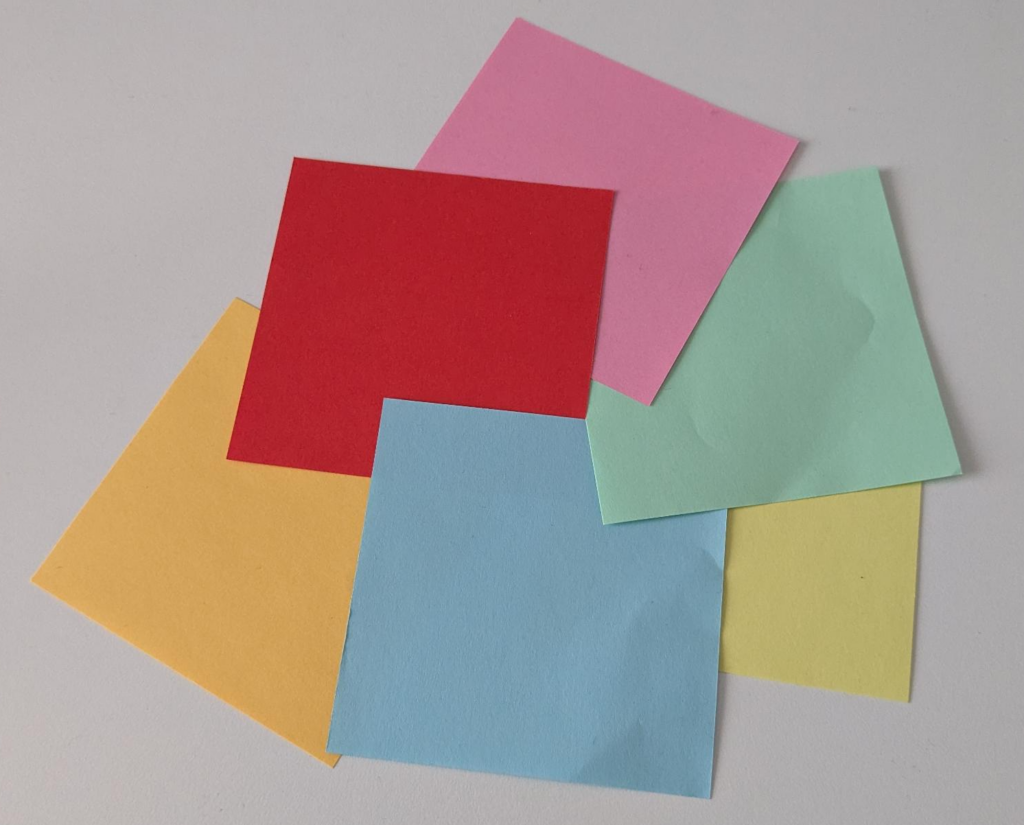
#> input picture images/notes.png, 1024 x 825 px, found by its file name
$ python segmentation.py
#> lines starting #> are read from the running program, lines starting #| are printed output that depends on the picture; after the words box and inside, x2 and y2 are one past the last pixel; in counts of white or black regions, pixels touching at a corner belong together
import cv2
import numpy as np

img_bgr = cv2.imread("images/notes.png")
#> img_bgr is the input picture: shape (825, 1024, 3); mean B, G, R 146.2, 151.3, 169.2
img_hsv = cv2.cvtColor(img_bgr, cv2.COLOR_BGR2HSV)
#> img_hsv: shape (825, 1024, 3); mean H, S, V 93.9, 66.3, 180.7

mask = cv2.inRange(
    src=img_hsv,
    lowerb=np.array([160, 80, 170]),
    upperb=np.array([175, 110, 210]),
)
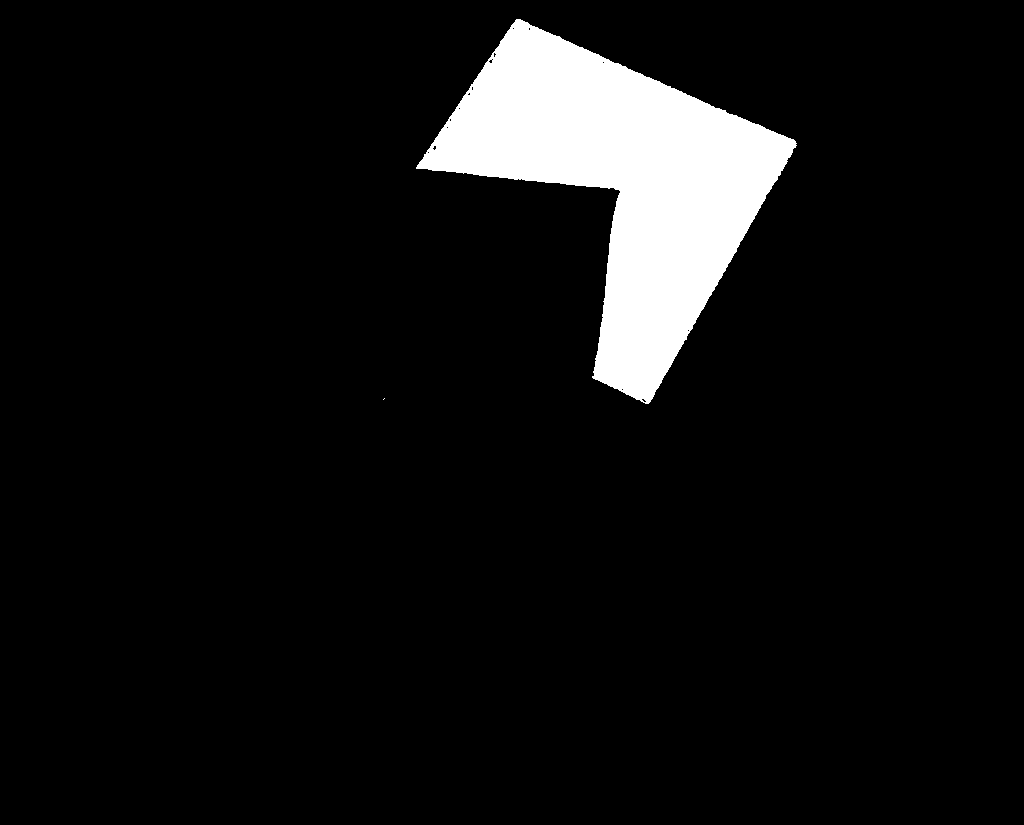
#> mask: shape (825, 1024); 7.1% white; 2 white regions (1 under 20 px), largest, box (x1, y1, x2, y2) and area: (416, 19, 797, 404) 59686

mask_bgr = cv2.cvtColor(mask, cv2.COLOR_GRAY2BGR)
img_bgr_masked = cv2.bitwise_and(img_bgr, img_bgr, mask=mask)
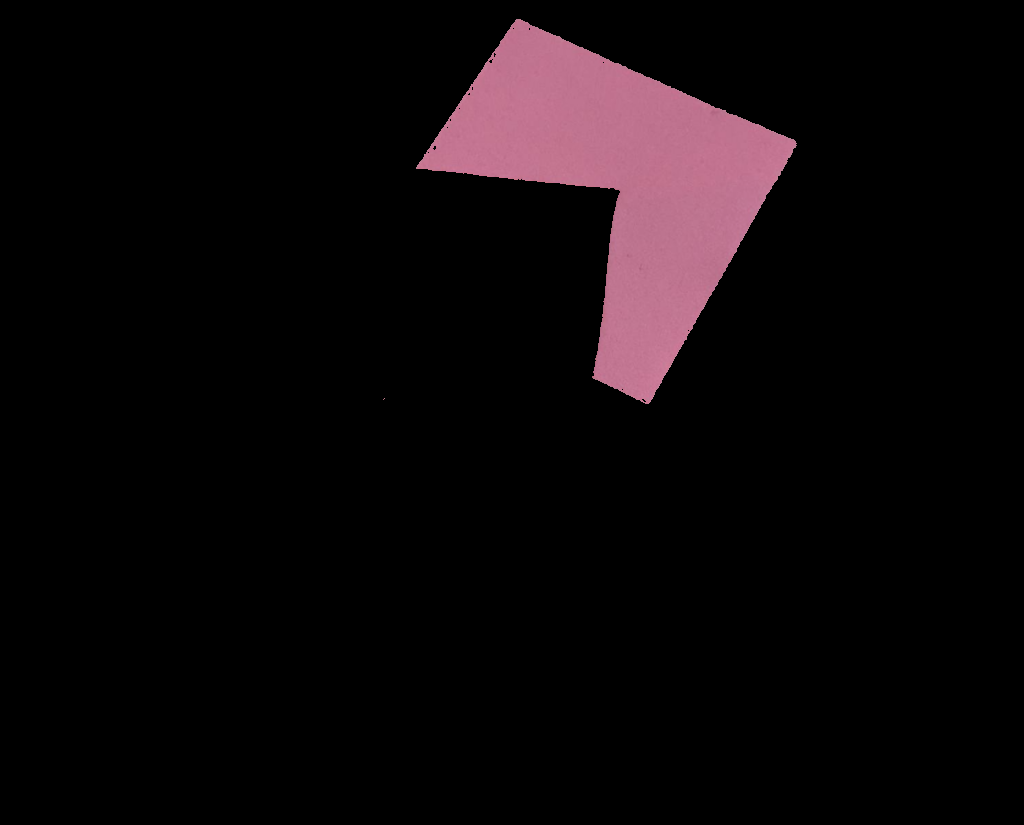
#> img_bgr_masked: shape (825, 1024, 3); mean B, G, R 10.2, 8.2, 13.6

composite = cv2.hconcat([img_bgr, mask_bgr, img_bgr_masked])
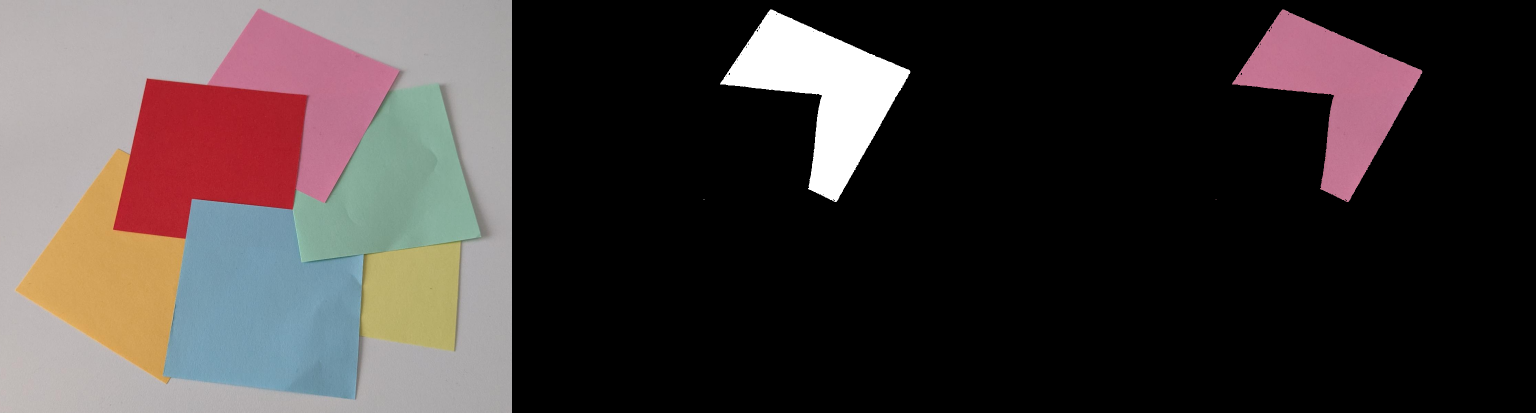
#> composite: shape (825, 3072, 3) (shown at 1/2 size); mean B, G, R 58.1, 59.2, 66.9

cv2.imshow("Original Image", img_bgr)
cv2.imshow("Mask", mask)
cv2.imshow("Composite", composite)

cv2.waitKey(0)
cv2.destroyAllWindows()
